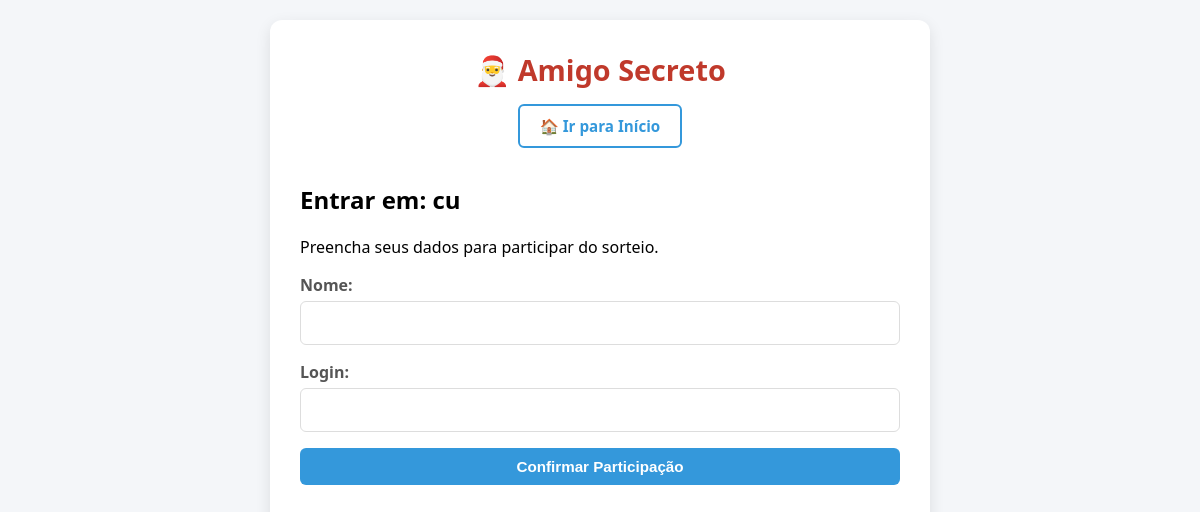
The page /amigosecreto/grupos/3/entrar/ on the database as committed earlier.
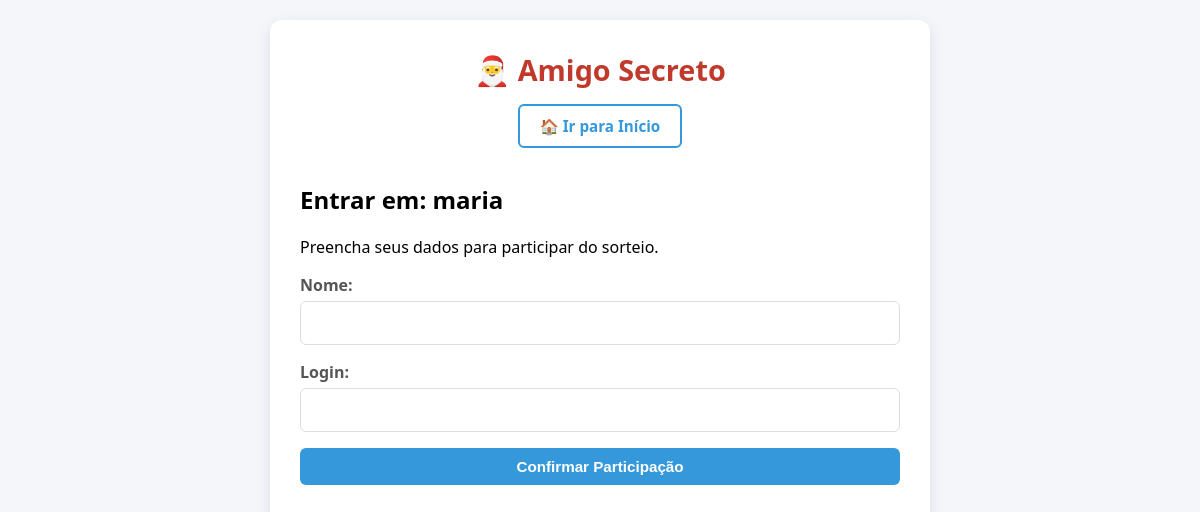
The same page on the database as committed later.
### amigo_secreto/models.py (models this page shows, shortened)
class Grupo(models.Model):
    nome = models.CharField(max_length=200)
    data_sorteio = models.DateField(blank=True, null=True)
    valor_limite = models.DecimalField(max_digits=10, decimal_places=2, blank=True, null=True)

### amigo_secreto/tests_views.py (the view)
# urls.py: path('grupos/<int:grupo_id>/entrar/', tests_views.entrar_no_grupo, name='entrar_no_grupo'),
def entrar_no_grupo(request, grupo_id):
    grupo = get_object_or_404(Grupo, id=grupo_id)
    if request.method == "POST":
        form = ParticipanteForm(request.POST)
        if form.is_valid():
            participante = form.save(commit=False)
            participante.grupo = grupo
            participante.save()
            return redirect("detalhe_grupo", grupo_id=grupo.id)
    else:
        form = ParticipanteForm()
    return render(request, "participantes/entrar_no_grupo.html", {"form": form, "grupo": grupo})

### amigo_secreto/forms.py
class ParticipanteForm(forms.ModelForm):
    class Meta:
        model = Participante
        fields = ['nome', 'login']

### amigo_secreto/templates/participantes/entrar_no_grupo.html (shortened to what this page needs)
{% extends 'base.html' %}
{% block content %}
    <h2>Entrar em: {{ grupo.nome }}</h2>
    <p>Preencha seus dados para participar do sorteio.</p>
    <form method="post">
        <div class="form-group">
            {{ form.as_p }}
        </div>
        <button type="submit" class="btn btn-primary">Confirmar Participação</button>
    </form>
{% endblock %}

Rows that differ between the two databases and show on the page:
changed Grupo: nome "cu" → "maria"
